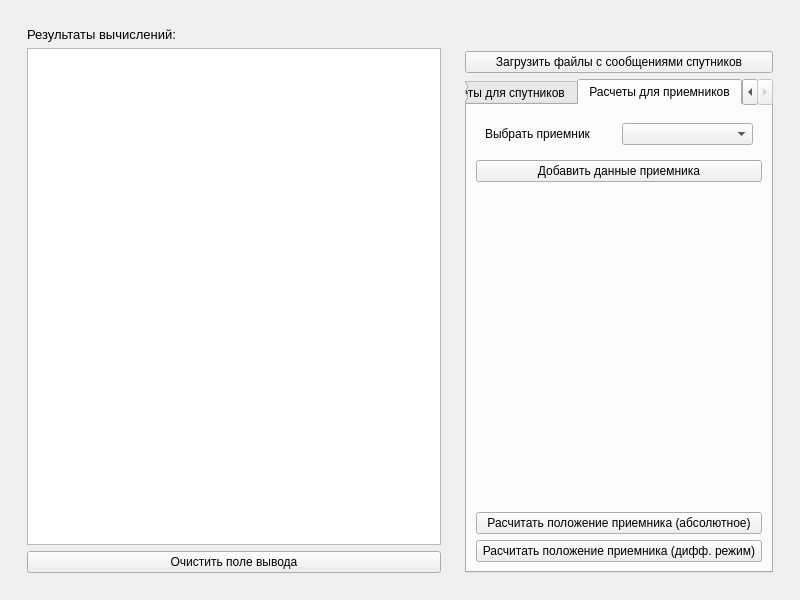
<?xml version="1.0" encoding="UTF-8"?>
<ui version="4.0">
 <class>MainWindow</class>
 <widget class="QMainWindow" name="MainWindow">
  <property name="geometry">
   <rect>
    <x>0</x>
    <y>0</y>
    <width>800</width>
    <height>600</height>
   </rect>
  </property>
  <property name="windowTitle">
   <string>Бойчук Илья. Лаб 3.</string>
  </property>
  <widget class="QWidget" name="centralwidget">
   <layout class="QVBoxLayout" name="verticalLayout_3">
    <item>
     <widget class="QWidget" name="widget_3" native="true">
      <layout class="QHBoxLayout" name="horizontalLayout_2">
       <item>
        <widget class="QWidget" name="widget_4" native="true">
         <layout class="QVBoxLayout" name="verticalLayout_2">
          <item>
           <widget class="QLabel" name="label">
            <property name="font">
             <font>
              <pointsize>10</pointsize>
             </font>
            </property>
            <property name="text">
             <string>Результаты вычислений:</string>
            </property>
           </widget>
          </item>
          <item>
           <widget class="QTextEdit" name="console">
            <property name="readOnly">
             <bool>true</bool>
            </property>
           </widget>
          </item>
          <item>
           <widget class="QPushButton" name="clearConsole">
            <property name="text">
             <string>Очистить поле вывода</string>
            </property>
           </widget>
          </item>
         </layout>
        </widget>
       </item>
       <item>
        <widget class="QWidget" name="datetime" native="true">
         <property name="sizePolicy">
          <sizepolicy hsizetype="Maximum" vsizetype="Preferred">
           <horstretch>0</horstretch>
           <verstretch>0</verstretch>
          </sizepolicy>
         </property>
         <layout class="QVBoxLayout" name="verticalLayout">
          <item>
           <spacer name="verticalSpacer_2">
            <property name="orientation">
             <enum>Qt::Vertical</enum>
            </property>
            <property name="sizeType">
             <enum>QSizePolicy::Fixed</enum>
            </property>
            <property name="sizeHint" stdset="0">
             <size>
              <width>20</width>
              <height>24</height>
             </size>
            </property>
           </spacer>
          </item>
          <item>
           <widget class="QPushButton" name="filesWithMessages">
            <property name="text">
             <string>Загрузить файлы с сообщениями спутников</string>
            </property>
           </widget>
          </item>
          <item>
           <widget class="QTabWidget" name="tabWidget">
            <property name="currentIndex">
             <number>1</number>
            </property>
            <widget class="QWidget" name="tab">
             <attribute name="title">
              <string>Расчеты для спутников</string>
             </attribute>
             <layout class="QVBoxLayout" name="verticalLayout_5">
              <item>
               <widget class="QPushButton" name="filesWithEphemeris">
                <property name="text">
                 <string>Загрузить файлы с эфемеридами спутников</string>
                </property>
               </widget>
              </item>
              <item>
               <widget class="QPushButton" name="calcAll">
                <property name="text">
                 <string>Расчитать эфемериды для сообщений спутников</string>
                </property>
               </widget>
              </item>
              <item>
               <spacer name="verticalSpacer">
                <property name="orientation">
                 <enum>Qt::Vertical</enum>
                </property>
                <property name="sizeHint" stdset="0">
                 <size>
                  <width>20</width>
                  <height>40</height>
                 </size>
                </property>
               </spacer>
              </item>
              <item>
               <widget class="QWidget" name="widget" native="true">
                <layout class="QVBoxLayout" name="verticalLayout_4">
                 <item>
                  <widget class="QWidget" name="widget_2" native="true">
                   <layout class="QHBoxLayout" name="horizontalLayout">
                    <item>
                     <widget class="QLabel" name="label_2">
                      <property name="text">
                       <string>Номер спутника:</string>
                      </property>
                     </widget>
                    </item>
                    <item>
                     <widget class="QSpinBox" name="satelliteNumber">
                      <property name="sizePolicy">
                       <sizepolicy hsizetype="Minimum" vsizetype="Fixed">
                        <horstretch>0</horstretch>
                        <verstretch>0</verstretch>
                       </sizepolicy>
                      </property>
                      <property name="alignment">
                       <set>Qt::AlignRight|Qt::AlignTrailing|Qt::AlignVCenter</set>
                      </property>
                      <property name="minimum">
                       <number>1</number>
                      </property>
                      <property name="maximum">
                       <number>31</number>
                      </property>
                     </widget>
                    </item>
                   </layout>
                  </widget>
                 </item>
                 <item>
                  <widget class="QWidget" name="widget_5" native="true">
                   <layout class="QHBoxLayout" name="horizontalLayout_3">
                    <item>
                     <widget class="QLabel" name="label_3">
                      <property name="text">
                       <string>Время и дата:</string>
                      </property>
                     </widget>
                    </item>
                    <item>
                     <widget class="QDateTimeEdit" name="dateTimeEdit">
                      <property name="alignment">
                       <set>Qt::AlignRight|Qt::AlignTrailing|Qt::AlignVCenter</set>
                      </property>
                      <property name="date">
                       <date>
                        <year>2015</year>
                        <month>12</month>
                        <day>27</day>
                       </date>
                      </property>
                      <property name="displayFormat">
                       <string>dd.MM.yyyy HH:mm:ss</string>
                      </property>
                      <property name="calendarPopup">
                       <bool>true</bool>
                      </property>
                      <property name="timeSpec">
                       <enum>Qt::UTC</enum>
                      </property>
                     </widget>
                    </item>
                   </layout>
                  </widget>
                 </item>
                </layout>
               </widget>
              </item>
              <item>
               <widget class="QPushButton" name="calcSelected">
                <property name="text">
                 <string>Рассчитать эфемериды для конкретного времени</string>
                </property>
               </widget>
              </item>
             </layout>
            </widget>
            <widget class="QWidget" name="tab_2">
             <attribute name="title">
              <string>Расчеты для приемников</string>
             </attribute>
             <layout class="QVBoxLayout" name="verticalLayout_6">
              <item>
               <widget class="QWidget" name="widget_6" native="true">
                <layout class="QHBoxLayout" name="horizontalLayout_4">
                 <item>
                  <widget class="QLabel" name="label_4">
                   <property name="text">
                    <string>Выбрать приемник</string>
                   </property>
                  </widget>
                 </item>
                 <item>
                  <widget class="QComboBox" name="recievers"/>
                 </item>
                </layout>
               </widget>
              </item>
              <item>
               <widget class="QPushButton" name="addReciever">
                <property name="text">
                 <string>Добавить данные приемника</string>
                </property>
               </widget>
              </item>
              <item>
               <spacer name="verticalSpacer_3">
                <property name="orientation">
                 <enum>Qt::Vertical</enum>
                </property>
                <property name="sizeHint" stdset="0">
                 <size>
                  <width>20</width>
                  <height>40</height>
                 </size>
                </property>
               </spacer>
              </item>
              <item>
               <widget class="QPushButton" name="calcPositionReciever">
                <property name="text">
                 <string>Расчитать положение приемника (абсолютное)</string>
                </property>
               </widget>
              </item>
              <item>
               <widget class="QPushButton" name="calcPositionRecieverDiff">
                <property name="text">
                 <string>Расчитать положение приемника (дифф. режим)</string>
                </property>
               </widget>
              </item>
             </layout>
            </widget>
           </widget>
          </item>
         </layout>
        </widget>
       </item>
      </layout>
     </widget>
    </item>
   </layout>
  </widget>
 </widget>
 <resources/>
 <connections/>
</ui>
